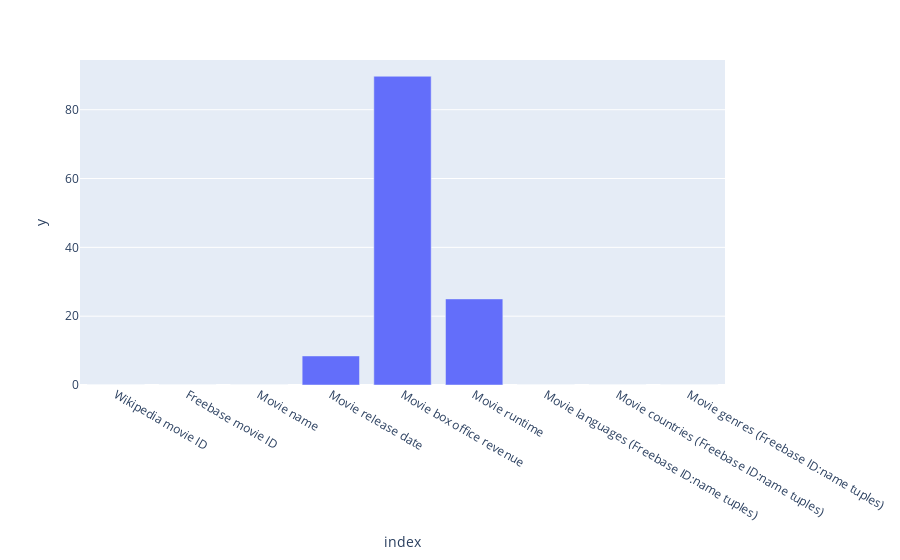

Write notebook code for a chart like this one.
### Code cell
fig_movies = px.bar(completness_movies_sum, y=completness_movies_sum)
fig_movies.show()

### Figure 1 — Plotly figure (JSON) as saved in the notebook; plotly's stock layout.template omitted (floating-point values rounded to 4 significant figures)
{"data": [{"alignmentgroup": "True", "hovertemplate": "index=%{x}<br>y=%{y}<extra></extra>", "legendgroup": "", "marker": {"color": "#636efa", "pattern": {"shape": ""}}, "name": "", "offsetgroup": "", "orientation": "v", "showlegend": false, "textposition": "auto", "type": "bar", "x": ["Wikipedia movie ID", "Freebase movie ID", "Movie name", "Movie release date", "Movie box office revenue", "Movie runtime", "Movie languages (Freebase ID:name tuples)", "Movie countries (Freebase ID:name tuples)", "Movie genres (Freebase ID:name tuples)"], "xaxis": "x", "y": [0, 0, 0, 8.444, 89.72, 25.02, 0, 0, 0], "yaxis": "y"}], "layout": {"autosize": true, "barmode": "relative", "legend": {"tracegroupgap": 0}, "margin": {"t": 60}, "xaxis": {"anchor": "y", "autorange": true, "domain": [0, 1], "range": [-0.5, 8.5], "title": {"text": "index"}, "type": "category"}, "yaxis": {"anchor": "x", "autorange": true, "domain": [0, 1], "range": [0, 94.44], "title": {"text": "y"}, "type": "linear"}}}
